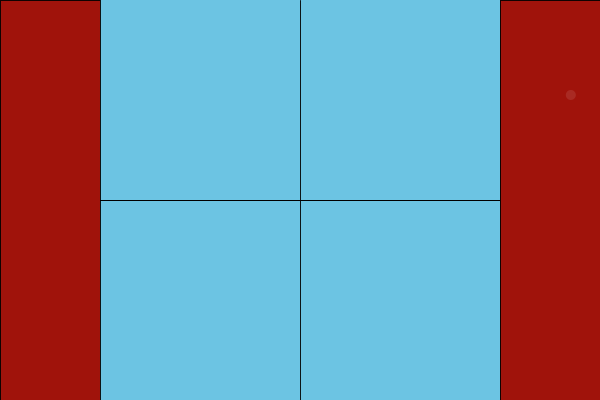
Frame 1 (no input)
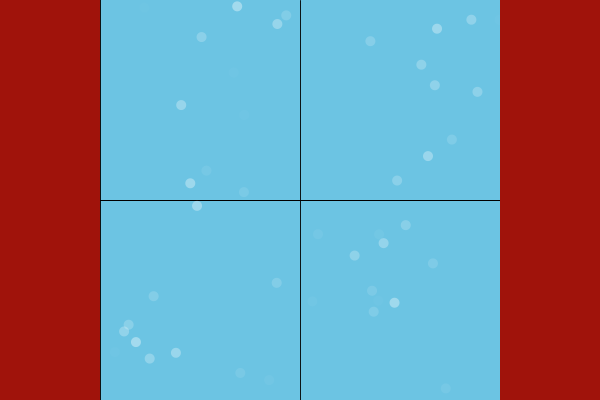
Frame 60 (the mouse pressed at the canvas centre just before this capture)
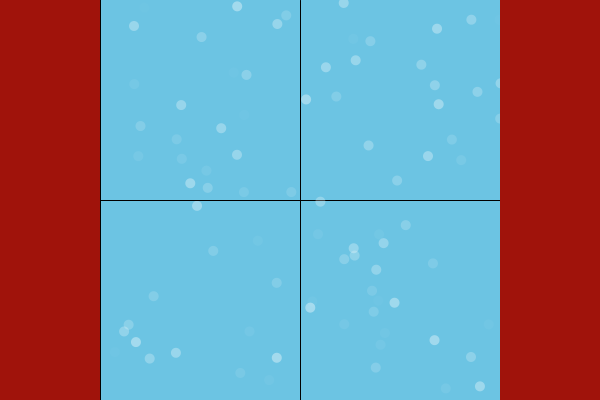
Frame 120 (the mouse held since frame 60 and released just before this capture)

The Processing sketch that drew these frames (run headless with seeded random() and noise(); from frame 60 on, the mouse is pressed at the canvas centre):

// Processing sketch: processing_136611
// ── processing_136611.pde

void setup(){
  size(600,400);
  background(108,196,227,random(100,255));
  frameRate(30);
}

void draw(){
  strokeWeight(0.9);
  line(width/2,0,width/2,height);
  line(0,height/2,width,height/2);
  fill(160,19,11);
  rect(0,0,width/6,height);
  fill(160,19,11);
  rect(500,0,width/6,height);
  noStroke();
  fill(255,random(0,100));
  ellipse(random(width),random(height),10,10);
 
}

void mousePressed(){
  background(108,196,227,random(100,255));
  stroke(0);
  line(width/2,0,width/2,height);
  line(0,height/2,width,height/2);
  fill(160,19,11);
  rect(0,0,width/6,height);
  fill(160,19,11);
  rect(500,0,width/6,height);
  
}
